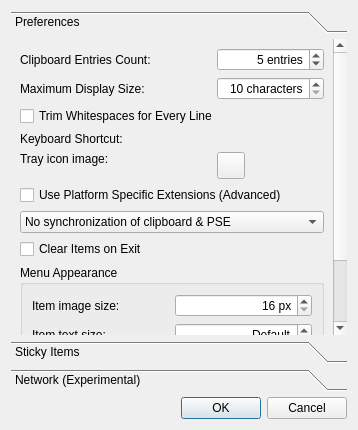
<?xml version="1.0" encoding="UTF-8"?>
<ui version="4.0">
 <class>QlipperPreferencesDialog</class>
 <widget class="QDialog" name="QlipperPreferencesDialog">
  <property name="geometry">
   <rect>
    <x>0</x>
    <y>0</y>
    <width>358</width>
    <height>430</height>
   </rect>
  </property>
  <property name="windowTitle">
   <string>Qlipper Preferences</string>
  </property>
  <layout class="QGridLayout" name="gridLayout_2">
   <item row="1" column="0">
    <widget class="QDialogButtonBox" name="buttonBox">
     <property name="orientation">
      <enum>Qt::Horizontal</enum>
     </property>
     <property name="standardButtons">
      <set>QDialogButtonBox::Cancel|QDialogButtonBox::Ok</set>
     </property>
    </widget>
   </item>
   <item row="0" column="0">
    <widget class="QToolBox" name="toolBox">
     <property name="currentIndex">
      <number>0</number>
     </property>
     <widget class="QWidget" name="page">
      <property name="geometry">
       <rect>
        <x>0</x>
        <y>0</y>
        <width>371</width>
        <height>305</height>
       </rect>
      </property>
      <attribute name="label">
       <string>Preferences</string>
      </attribute>
      <layout class="QGridLayout" name="gridLayout">
       <item row="0" column="0">
        <widget class="QLabel" name="label">
         <property name="text">
          <string>Clipboard Entries Count:</string>
         </property>
        </widget>
       </item>
       <item row="0" column="1">
        <widget class="QSpinBox" name="historyComboBox">
         <property name="toolTip">
          <string>The maximum count of dynamic items in the menu. 0 = unlimited.</string>
         </property>
         <property name="alignment">
          <set>Qt::AlignRight|Qt::AlignTrailing|Qt::AlignVCenter</set>
         </property>
         <property name="specialValueText">
          <string>Unlimited</string>
         </property>
         <property name="suffix">
          <string> entries</string>
         </property>
         <property name="minimum">
          <number>0</number>
         </property>
         <property name="maximum">
          <number>999999</number>
         </property>
         <property name="value">
          <number>5</number>
         </property>
        </widget>
       </item>
       <item row="1" column="0">
        <widget class="QLabel" name="label_2">
         <property name="text">
          <string>Maximum Display Size:</string>
         </property>
        </widget>
       </item>
       <item row="1" column="1">
        <widget class="QSpinBox" name="displaySizeComboBox">
         <property name="toolTip">
          <string>How long is the preview text in the menu</string>
         </property>
         <property name="alignment">
          <set>Qt::AlignRight|Qt::AlignTrailing|Qt::AlignVCenter</set>
         </property>
         <property name="suffix">
          <string> characters</string>
         </property>
         <property name="minimum">
          <number>10</number>
         </property>
         <property name="maximum">
          <number>200</number>
         </property>
        </widget>
       </item>
       <item row="2" column="0" colspan="2">
        <widget class="QCheckBox" name="trimCheckBox">
         <property name="toolTip">
          <string>Useful for bigger text blocks copied for example from dummy terminals (minicom, etc.)</string>
         </property>
         <property name="text">
          <string>Trim Whitespaces for Every Line</string>
         </property>
        </widget>
       </item>
       <item row="3" column="0">
        <widget class="QLabel" name="keyboardShortcutLabel">
         <property name="text">
          <string>Keyboard Shortcut:</string>
         </property>
        </widget>
       </item>
       <item row="3" column="1">
        <widget class="QKeySequenceWidget" name="shortcutWidget" native="true">
         <property name="toolTip">
          <string>Change global keyboard shortcut to invoke the menu on screen</string>
         </property>
        </widget>
       </item>
       <item row="4" column="0">
        <widget class="QLabel" name="label_3">
         <property name="text">
          <string>Tray icon image:</string>
         </property>
         <property name="alignment">
          <set>Qt::AlignLeading|Qt::AlignLeft|Qt::AlignTop</set>
         </property>
        </widget>
       </item>
       <item row="4" column="1">
        <widget class="QToolButton" name="buttonIconImage">
         <property name="text">
          <string/>
         </property>
         <property name="iconSize">
          <size>
           <width>20</width>
           <height>20</height>
          </size>
         </property>
         <property name="popupMode">
          <enum>QToolButton::InstantPopup</enum>
         </property>
        </widget>
       </item>
       <item row="5" column="0" colspan="2">
        <widget class="QCheckBox" name="platformExtensionsCheckBox">
         <property name="toolTip">
          <string>Use clipboard extensions (X11 Selections, OS X Find Buffer) when it's supported</string>
         </property>
         <property name="text">
          <string>Use Platform Specific Extensions (Advanced)</string>
         </property>
        </widget>
       </item>
       <item row="6" column="0" colspan="2">
        <widget class="QComboBox" name="synchronizePSE">
         <item>
          <property name="text">
           <string>No synchronization of clipboard &amp; PSE</string>
          </property>
         </item>
         <item>
          <property name="text">
           <string>Synchronize clipboard &amp; PSE when item selected</string>
          </property>
         </item>
         <item>
          <property name="text">
           <string>Synchronize clipboard &amp; PSE instantly</string>
          </property>
         </item>
        </widget>
       </item>
       <item row="7" column="0" colspan="2">
        <widget class="QCheckBox" name="clearItemsOnExit">
         <property name="text">
          <string>Clear Items on Exit</string>
         </property>
        </widget>
       </item>
       <item row="8" column="0" colspan="2">
        <widget class="QGroupBox" name="appearanceGroup">
         <property name="title">
          <string>Menu Appearance</string>
         </property>
         <layout class="QGridLayout" name="appearanceLayout">
          <item row="0" column="0">
           <widget class="QLabel" name="iconSizeLabel">
            <property name="text">
             <string>Item image size:</string>
            </property>
           </widget>
          </item>
          <item row="0" column="1">
           <widget class="QSpinBox" name="iconSizeSpinBox">
            <property name="toolTip">
             <string>Size of image thumbnails and icons in the history menu.</string>
            </property>
            <property name="alignment">
             <set>Qt::AlignRight|Qt::AlignTrailing|Qt::AlignVCenter</set>
            </property>
            <property name="suffix">
             <string> px</string>
            </property>
            <property name="minimum">
             <number>16</number>
            </property>
            <property name="maximum">
             <number>256</number>
            </property>
           </widget>
          </item>
          <item row="1" column="0">
           <widget class="QLabel" name="fontSizeLabel">
            <property name="text">
             <string>Item text size:</string>
            </property>
           </widget>
          </item>
          <item row="1" column="1">
           <widget class="QSpinBox" name="fontSizeSpinBox">
            <property name="toolTip">
             <string>Font size of entries in the history menu. 0 = system default.</string>
            </property>
            <property name="alignment">
             <set>Qt::AlignRight|Qt::AlignTrailing|Qt::AlignVCenter</set>
            </property>
            <property name="specialValueText">
             <string>Default</string>
            </property>
            <property name="suffix">
             <string> pt</string>
            </property>
            <property name="minimum">
             <number>0</number>
            </property>
            <property name="maximum">
             <number>72</number>
            </property>
           </widget>
          </item>
          <item row="2" column="0">
           <widget class="QLabel" name="visibleCountLabel">
            <property name="text">
             <string>Items shown in menu:</string>
            </property>
           </widget>
          </item>
          <item row="2" column="1">
           <widget class="QSpinBox" name="visibleCountSpinBox">
            <property name="toolTip">
             <string>How many entries are visible before the menu scrolls. All entries stay reachable by scrolling, and search scans the whole history. 0 = no limit.</string>
            </property>
            <property name="alignment">
             <set>Qt::AlignRight|Qt::AlignTrailing|Qt::AlignVCenter</set>
            </property>
            <property name="specialValueText">
             <string>All</string>
            </property>
            <property name="suffix">
             <string> items</string>
            </property>
            <property name="minimum">
             <number>0</number>
            </property>
            <property name="maximum">
             <number>999999</number>
            </property>
           </widget>
          </item>
         </layout>
        </widget>
       </item>
       <item row="10" column="0" colspan="2">
        <spacer name="verticalSpacer">
         <property name="orientation">
          <enum>Qt::Vertical</enum>
         </property>
         <property name="sizeHint" stdset="0">
          <size>
           <width>20</width>
           <height>96</height>
          </size>
         </property>
        </spacer>
       </item>
       <item row="9" column="0">
        <widget class="QCheckBox" name="confirmOnClear">
         <property name="text">
          <string>Confirm Clear History</string>
         </property>
        </widget>
       </item>
      </layout>
     </widget>
     <widget class="QWidget" name="page_2">
      <property name="geometry">
       <rect>
        <x>0</x>
        <y>0</y>
        <width>340</width>
        <height>292</height>
       </rect>
      </property>
      <attribute name="label">
       <string>Sticky Items</string>
      </attribute>
      <layout class="QGridLayout" name="gridLayout_3">
       <item row="0" column="0" rowspan="6">
        <widget class="QListWidget" name="listWidget">
         <property name="toolTip">
          <string>Sticky items are unchanged, always on top snippets in the menu</string>
         </property>
         <property name="alternatingRowColors">
          <bool>true</bool>
         </property>
        </widget>
       </item>
       <item row="0" column="1">
        <spacer name="verticalSpacer_3">
         <property name="orientation">
          <enum>Qt::Vertical</enum>
         </property>
         <property name="sizeHint" stdset="0">
          <size>
           <width>20</width>
           <height>32</height>
          </size>
         </property>
        </spacer>
       </item>
       <item row="1" column="1">
        <widget class="QPushButton" name="stickyAddButton">
         <property name="toolTip">
          <string>Add new item to the end of the list</string>
         </property>
         <property name="text">
          <string>&amp;Add</string>
         </property>
        </widget>
       </item>
       <item row="2" column="1">
        <widget class="QPushButton" name="stickyRemoveButton">
         <property name="toolTip">
          <string>Remove current item</string>
         </property>
         <property name="text">
          <string>&amp;Remove</string>
         </property>
        </widget>
       </item>
       <item row="3" column="1">
        <widget class="QPushButton" name="stickyUpButton">
         <property name="toolTip">
          <string>Move item up</string>
         </property>
         <property name="text">
          <string>&amp;Up</string>
         </property>
        </widget>
       </item>
       <item row="4" column="1">
        <widget class="QPushButton" name="stickyDownButton">
         <property name="toolTip">
          <string>Move item down</string>
         </property>
         <property name="text">
          <string>&amp;Down</string>
         </property>
        </widget>
       </item>
       <item row="5" column="1">
        <spacer name="verticalSpacer_2">
         <property name="orientation">
          <enum>Qt::Vertical</enum>
         </property>
         <property name="sizeHint" stdset="0">
          <size>
           <width>20</width>
           <height>32</height>
          </size>
         </property>
        </spacer>
       </item>
      </layout>
     </widget>
     <widget class="QWidget" name="page_3">
      <property name="geometry">
       <rect>
        <x>0</x>
        <y>0</y>
        <width>340</width>
        <height>292</height>
       </rect>
      </property>
      <attribute name="label">
       <string>Network (Experimental)</string>
      </attribute>
      <layout class="QGridLayout" name="gridLayout_4">
       <item row="0" column="0" colspan="2">
        <widget class="QCheckBox" name="networkSendCheckBox">
         <property name="text">
          <string>Send Content to Network</string>
         </property>
        </widget>
       </item>
       <item row="1" column="0" colspan="2">
        <widget class="QCheckBox" name="networkReceiveCheckBox">
         <property name="text">
          <string>Receive Content from Network</string>
         </property>
        </widget>
       </item>
       <item row="2" column="0">
        <widget class="QLabel" name="portLabel">
         <property name="text">
          <string>Port:</string>
         </property>
        </widget>
       </item>
       <item row="2" column="1">
        <widget class="QSpinBox" name="portSpinBox">
         <property name="sizePolicy">
          <sizepolicy hsizetype="MinimumExpanding" vsizetype="Fixed">
           <horstretch>0</horstretch>
           <verstretch>0</verstretch>
          </sizepolicy>
         </property>
         <property name="minimum">
          <number>1</number>
         </property>
         <property name="maximum">
          <number>9999</number>
         </property>
        </widget>
       </item>
       <item row="3" column="1">
        <spacer name="networkSpacer">
         <property name="orientation">
          <enum>Qt::Vertical</enum>
         </property>
         <property name="sizeHint" stdset="0">
          <size>
           <width>20</width>
           <height>68</height>
          </size>
         </property>
        </spacer>
       </item>
      </layout>
     </widget>
    </widget>
   </item>
  </layout>
 </widget>
 <customwidgets>
  <customwidget>
   <class>QKeySequenceWidget</class>
   <extends>QWidget</extends>
   <header>qkeysequencewidget.h</header>
   <container>1</container>
  </customwidget>
 </customwidgets>
 <resources/>
 <connections>
  <connection>
   <sender>buttonBox</sender>
   <signal>accepted()</signal>
   <receiver>QlipperPreferencesDialog</receiver>
   <slot>accept()</slot>
   <hints>
    <hint type="sourcelabel">
     <x>271</x>
     <y>291</y>
    </hint>
    <hint type="destinationlabel">
     <x>157</x>
     <y>274</y>
    </hint>
   </hints>
  </connection>
  <connection>
   <sender>buttonBox</sender>
   <signal>rejected()</signal>
   <receiver>QlipperPreferencesDialog</receiver>
   <slot>reject()</slot>
   <hints>
    <hint type="sourcelabel">
     <x>303</x>
     <y>291</y>
    </hint>
    <hint type="destinationlabel">
     <x>286</x>
     <y>274</y>
    </hint>
   </hints>
  </connection>
  <connection>
   <sender>platformExtensionsCheckBox</sender>
   <signal>clicked(bool)</signal>
   <receiver>synchronizePSE</receiver>
   <slot>setEnabled(bool)</slot>
   <hints>
    <hint type="sourcelabel">
     <x>20</x>
     <y>20</y>
    </hint>
    <hint type="destinationlabel">
     <x>20</x>
     <y>20</y>
    </hint>
   </hints>
  </connection>
 </connections>
</ui>
